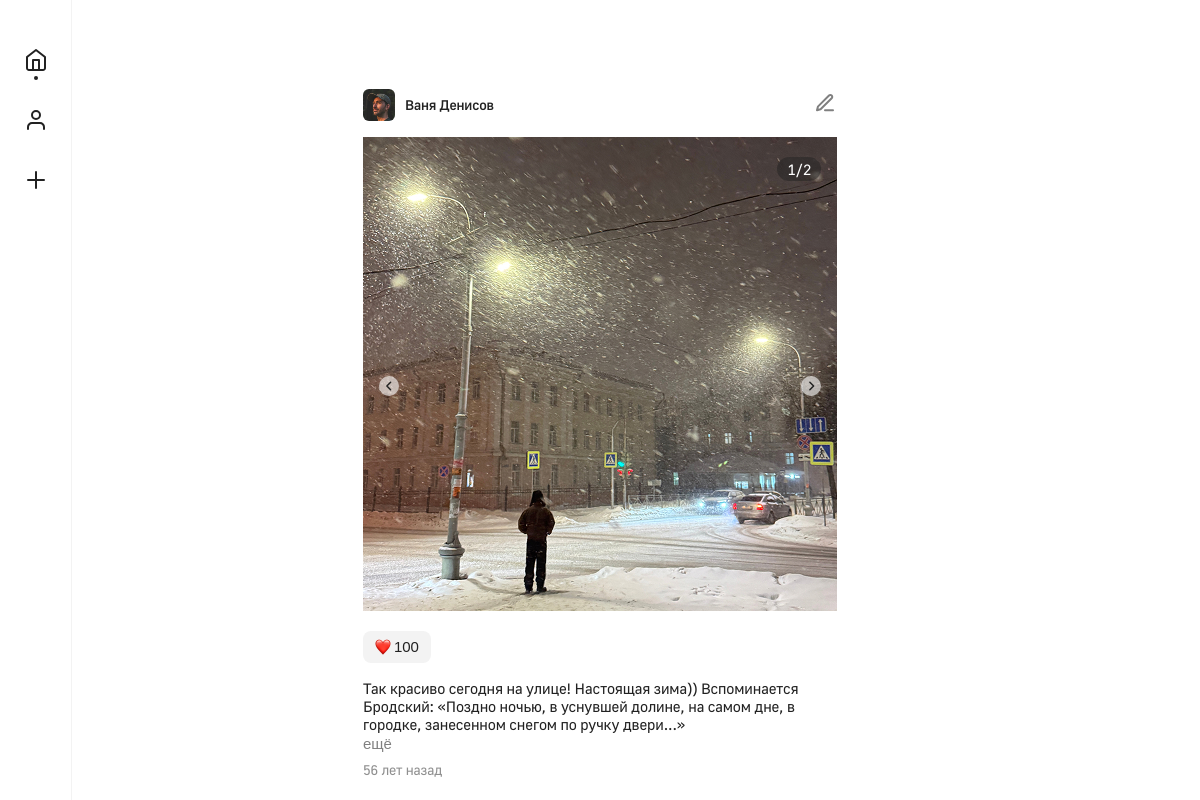
The page /home?postId=07f716e9-5e29-452b-897f-0baa5c790d3e on the database as committed earlier.
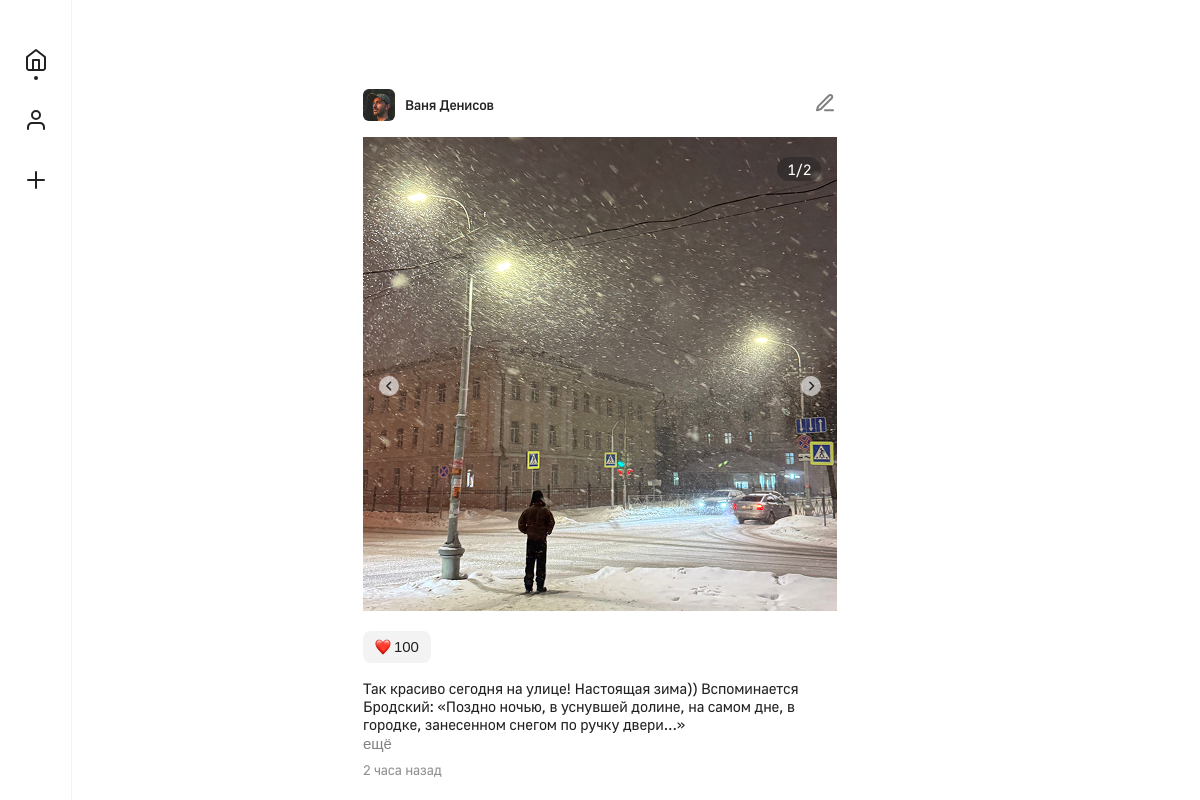
The same page on the database as committed later.
### tables this page shows
CREATE TABLE post (
   id VARCHAR(36) PRIMARY KEY,
   authorId VARCHAR(36) NOT NULL,
   content MEDIUMTEXT NOT NULL,
   likes INT UNSIGNED DEFAULT 0,
   createdAt INT UNSIGNED NOT NULL
);

CREATE TABLE user (
   id VARCHAR(36) PRIMARY KEY,
   name VARCHAR(255) NOT NULL,
   profileStatus VARCHAR(255),
   avatar VARCHAR(255),
   email VARCHAR(254) UNIQUE,
   password VARCHAR(255),
   registeredAt INT UNSIGNED NOT NULL
);

### src/Core/BaseController.php (called while the page is built, shortened)
<?php
abstract class BaseController {
    protected function render(string $view, array $data = []): void {
        extract($data);
        include __DIR__ . "/../../Views/pages/{$view}.php";
    }
}

### src/Controllers/PostController.php (called while the page is built, shortened)
<?php
class PostController extends BaseController {
    public function home(): void {
        try {
            $postId = ($_GET['postId'] ?? 0);
            if ($postId) {
                $posts = [$this->postService->getById($postId)];
                $users = [$this->userService->getById($posts[0]->authorId)];
            } else {
                $posts = $this->postService->getAll();
                $users = $this->userService->getAll();
            }
            $this->render('home', [
                'posts' => $posts,
                'users' => $users
            ]);
        } catch (\Exception $e) {
            http_response_code(500);
            echo 'Ошибка: ' . $e->getMessage();
        }
    }
}

### src/Services/UserService.php (called while the page is built, shortened)
<?php
class UserService {
    private PDO $pdo;
    public function __construct() {
        $this->pdo = Database::getInstance()->getConnection();
    }
    public function getById(string $id): ?User {
        $stmt = $this->pdo->query("
            SELECT
                id,
                name,
                avatar,
                profileStatus
            FROM user
            WHERE id = '$id'
        ");
        $data = $stmt->fetch();
        return $data ? User::fromArray($data) : null;
    }
    public static function getCurrentUserId(): string {
        return '0874af11-e313-4e09-8c10-b233f293bf70';
    }
}

### src/Services/PostService.php (called while the page is built, shortened)
<?php
class PostService {
    private PDO $pdo;
    public function __construct() {
        $this->pdo = Database::getInstance()->getConnection();
    }
    public function getById(string $id): ?Post {
        $stmt = $this->pdo->query("
            SELECT
                post.id,
                post.authorId,
                post.content,
                post.likes,
                post.createdAt,
                GROUP_CONCAT(image.path ORDER BY image.path SEPARATOR ',') AS images
            FROM post
            LEFT JOIN image ON post.id = image.postId
            WHERE id = '$id'
            GROUP BY post.id
        ");
        $data = $stmt->fetch();
        $data = $this->convertImagesToArray($data);
        return $data ? Post::fromArray($data) : null;
    }
    private function convertImagesToArray(array $post): array {
        $post['images'] = empty($post['images'])
            ? []
            : array_map('trim', explode(',', $post['images']));
        return $post;
    }
}

### src/Core/Database.php (called while the page is built, shortened)
<?php
class Database {
    private static ?Database $instance = null;
    private PDO $connection;
    private function __construct() {
        try {
            $configPath = __DIR__ . '/../../config.json';
            $json = file_get_contents($configPath);
            $config = json_decode($json, true);
            $host = $config['host'];
            $port = $config['port'];
            $dbname = $config['dbname'];
            $username = $config['username'];
            $password = $config['password'];
            $dsn = "mysql:host=$host;port=$port;dbname=$dbname;charset=utf8mb4";
            $this->connection = new PDO($dsn, $username, $password, [
                PDO::ATTR_ERRMODE => PDO::ERRMODE_EXCEPTION,
                PDO::ATTR_DEFAULT_FETCH_MODE => PDO::FETCH_ASSOC
            ]);
        } catch (PDOException $e) {
            die("Database connection failed: " . $e->getMessage());
        }
    }
    public function getConnection(): PDO {
        return $this->connection;
    }
    public static function getInstance(): self {
        if (self::$instance === null) {
            self::$instance = new self();
        }
        return self::$instance;
    }
}

### src/Models/Post.php (called while the page is built, shortened)
<?php
class Post {
    public static function fromArray(array $data): self {
        return new self(
            id: ($data['id']),
            authorId: ($data['authorId']),
            content: $data['content'],
            images: ($data['images'] ?? []),
            likes: ($data['likes']),
            createdAt: $data['createdAt']
        );
    }
    public function getRelativeTime(): string {
        return self::formatRelativeTime($this->createdAt);
    }
    public static function formatRelativeTime(int $timestamp): string {
        $now = time();
        $diff = $now - $timestamp;
        if ($diff < 86400) {
            $hours = floor($diff / 3600);
            return (string)$hours . ' ' . self::pluralize($hours, 'час', 'часа', 'часов') . ' назад';
        }
        $years = floor($diff / 31536000);
        return (string)$years . ' ' . self::pluralize($years, 'год', 'года', 'лет') . ' назад';
    }
    private static function pluralize(int $count, string $one, string $few, string $many): string {
        $lastDigit = $count % 10;
        $lastTwo = $count % 100;
        if ($lastDigit >= 2 && $lastDigit <= 4) {
            return $few;
        }
        return $many;
    }
    public function getFirstImage(): ?string {
        return $this->images[0] ?? null;
    }
    public function hasImage(): bool {
        return !empty($this->images);
    }
    public function getImagesCount(): int {
        return count($this->images);
    }
}

### src/Models/User.php (called while the page is built, shortened)
<?php
class User {
    public function getAvatarUrl(): string {
        if ($this->avatar) {
            return "/uploads/avatars/{$this->avatar}";
        }
        return '/assets/images/default-avatar.png';
    }
}

### Views/partitials/postView.php (the view)
<?php
function renderPost($post, $user) {
?>
<div class="post">
    <div class="header">
        <a class="header__user" href="/profile?id=<?= $user->id ?>" title="Профиль">
            <img class="header__avatar" src="<?= $user->getAvatarUrl() ?>" alt="Аватарка" width="32px" height="32px">
            <span class="header__user-name"><?= htmlspecialchars($user->name) ?></span>
        </a>
        <?php if ($user->id === App\Services\UserService::getCurrentUserId()) { ?>
        <a href="/edit/" title="Редактировать пост">
            <img class="header__edit-post" src="../assets/icons/edit.svg" alt="Редактировать пост" width="24px" height="24px">
        </a>
        <?php
        } ?>
    </div>
    <div class="post-content">
        <?php if ($post->hasImage()) { ?>
            <img class="post-content__image" src="/uploads/posts<?= $post->getFirstImage() ?>" alt="Картинка из поста" width="474px" height="474px">
            <?php
            $imgCnt = $post->getImagesCount();
            if ($imgCnt > 1) { ?>
                <span class="post-content__counter">1/<?= $imgCnt ?></span>
                <div class="post-content__arrow arrow_left">
                    <img src="../assets/icons/arrow-left.svg" width="10px" height="10px">
                </div>
                <div class="post-content__arrow arrow_right">
                    <img src="../assets/icons/arrow-right.svg" width="10px" height="10px">
                </div>
            <?php
            }
        }
        ?>
    </div>
    <div class="about-post">
        <button class="likes" title="Лайкнуть">
            <img class="likes__image" src="../assets/icons/like.png" alt="Лайк" width="16px" height="16px">
            <span class="likes__counter"><?= $post->likes ?></span>
        </button>
        <p class="post-text"><?= htmlspecialchars($post->content ?? '') ?></p>
        <button class="read-more" title="Показать ещё">ещё</button>
        <p class="posted-at"><?= $post->getRelativeTime() ?></p>
    </div>
</div>
<?php
}
?>

### public/index.php (shortened to what this page needs)
<?php
require_once __DIR__ . '/../src/Models/User.php';
require_once __DIR__ . '/../src/Models/Post.php';
require_once __DIR__ . '/../src/Core/Database.php';
require_once __DIR__ . '/../src/Services/PostService.php';
require_once __DIR__ . '/../src/Services/UserService.php';
require_once __DIR__ . '/../src/Core/BaseController.php';
require_once __DIR__ . '/../src/Controllers/PostController.php';
$uri = $_SERVER['REQUEST_URI'];
$path = parse_url($uri, PHP_URL_PATH);
$postService = new PostService();
$userService = new UserService();
switch ($path) {
    case '/':
    case '/home':
        $controller = new PostController($postService, $userService);
        $controller->home();
        break;
}

### Views/pages/home.php (shortened to what this page needs)
<!DOCTYPE html>
<html lang="ru">
    <head>
        <link href="assets/css/fonts.css" rel="stylesheet">
        <link href="assets/css/icons-bar.css" rel="stylesheet">
        <link href="assets/css/home.css" rel="stylesheet">
    </head>
    <body>
        <nav class="icons-bar">
            <a href="/home/" title="Домой">
                <img class="icons-bar__icon" src="assets/icons/home-active.svg" alt="Домой" width="40px" height="40px">
            </a>
            <a href="/profile?id=<?= App\Services\UserService::getCurrentUserId() ?>" title="Профиль">
                <img class="icons-bar__icon" src="assets/icons/profile.svg" alt="Профиль" width="40px" height="40px">
            </a>
            <a href="/create/" title="Создать пост">
                <img class="icons-bar__icon" src="assets/icons/new-post.svg" alt="Создать пост" width="40px" height="40px">
            </a>
        </nav>
        <div class="top-title"></div>
        <div class="content">
            <?php
                require_once __DIR__ . '/../partitials/postView.php';
                foreach ($posts as $post) {
                    $user = array_find($users, fn($u) => $u->id === $post->authorId);
                    renderPost($post, $user);
                }
            ?>
        </div>
    </body>
</html>

### public/assets/css/home.css (style rules this page uses)
* { margin: 0; padding: 0; box-sizing: border-box; }
body { font-family: 'Golos UI', sans-serif; color: #222222; }
.top-title { width: 100vw; height: 73px; font-weight: 700; font-size: 20px; line-height: 20px; letter-spacing: -0.15px; display: flex; justify-content: center; align-items: center; color: #222222; }
.content { width: 100vw; display: flex; align-items: center; flex-direction: column; }
.post { width: 474px; padding-bottom: 20px; }
.header { position: relative; display: flex; align-items: center; padding: 16px 0 16px 0; justify-content: space-between; }
.header__user { display: flex; align-items: center; cursor: pointer; text-decoration: none; }
.header__avatar { width: 32px; height: 32px; border-radius: 6px; }
.header__user-name { font-weight: 500; font-size: 14px; line-height: 18px; letter-spacing: -0.15px; margin-left: 10px; color: #222222; }
.header__edit-post { width: 24px; height: 24px; cursor: pointer; }
.post-content { position: relative; }
.post-content__image { width: 474px; height: 474px; object-fit: cover; object-position: center; }
.post-content__arrow { background: #FFFFFF99; border-radius: 50%; padding: 5px; display: flex; justify-content: center; align-items: center; position: absolute; cursor: pointer; }
.arrow_left { top: 50%; left: 16px; }
.arrow_right { top: 50%; right: 16px; }
.post-content__counter { background: #22222280; padding: 3px 10px 3px 10px; border-radius: 20px; color: #FFFFFF; font-size: 15px; line-height: 18px; letter-spacing: -0.15px; position: absolute; top: 20px; right: 16px; }
.about-post { padding-top: 16px; }
.likes { padding: 7px 12px 7px 12px; background-color: #2222220D; border-radius: 8px; margin-bottom: 16px; display: flex; align-items: center; cursor: pointer; border: none; }
.likes__image { width: 16px; height: 16px; margin-right: 3px; }
.likes__counter { font-size: 15px; line-height: 18px; letter-spacing: -0.15px; color: #222222; }
.post-text { font-size: 15px; line-height: 18px; letter-spacing: -0.15px; color: #222222; }
.read-more { font-size: 15px; line-height: 18px; letter-spacing: -0.15px; color: #808080; cursor: pointer; border: none; background-color: #FFFFFF; }
.posted-at { font-size: 14px; line-height: 18px; letter-spacing: -0.15px; margin-top: 8px; color: #22222280; }

Rows that differ between the two databases and show on the page:
changed post "Ваня Денисов": createdAt "56 лет назад" → "2 часа назад"
